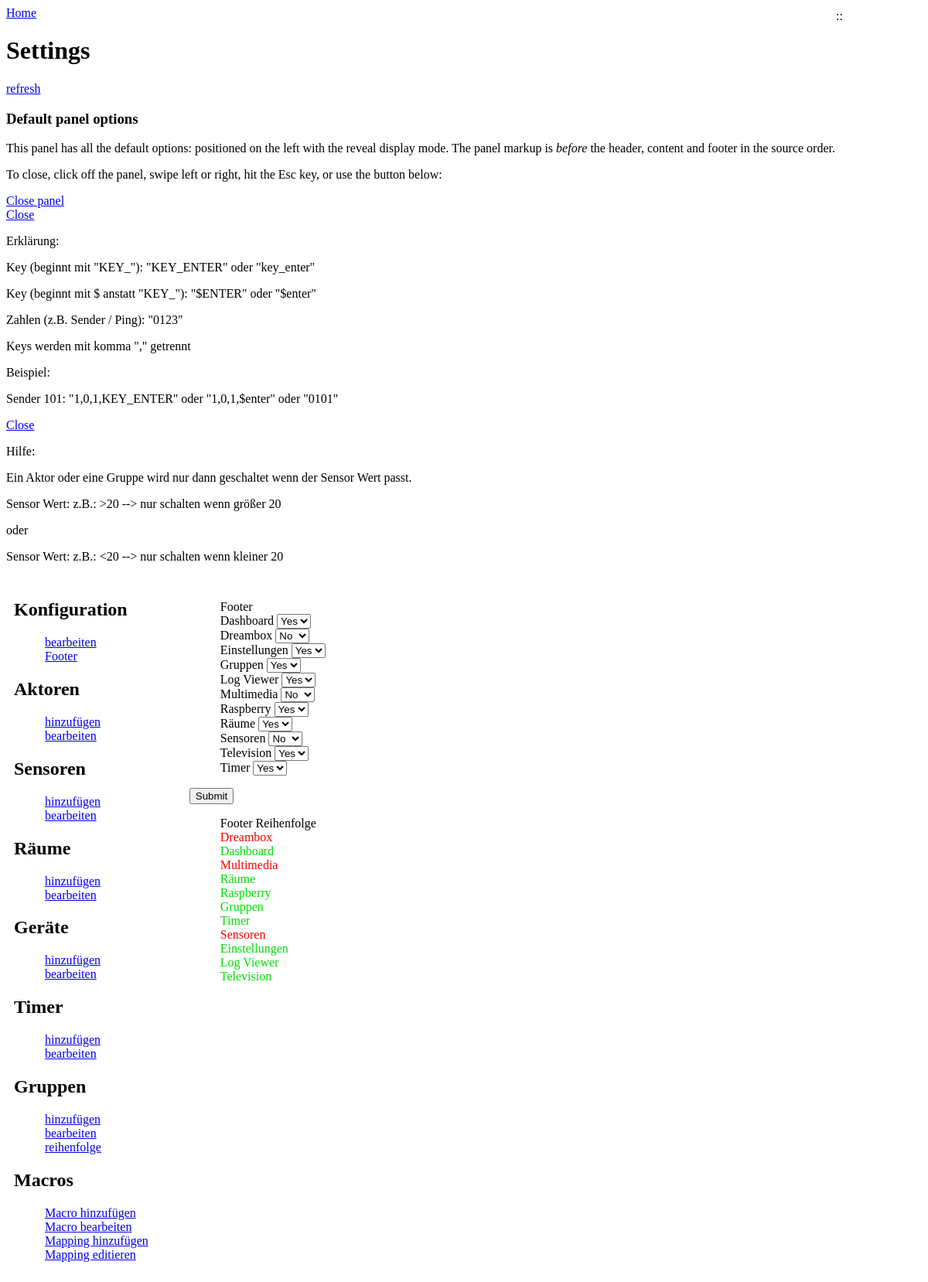
The app's page /settings.php?page=settings&aktion=editFooterOrder with its own data.
### tables this page shows
CREATE TABLE IF NOT EXISTS `configFooter` (
  `id` int(11) NOT NULL AUTO_INCREMENT,
  `name` varchar(255) DEFAULT NULL,
  `visible` varchar(3) DEFAULT NULL,
  `sortOrder` int(11) DEFAULT NULL,
  `icon` varchar(255) DEFAULT NULL,
  `codename` varchar(255) DEFAULT NULL,
  PRIMARY KEY (`id`)
);

### functions.php (called while the page is built, shortened)
		<?php
function query( $qry )
{
  $sql = mysql_query( $qry )or die(mysql_error());
  return $sql;
}
function fetch( $query )
{
  $fetch = mysql_fetch_array( $query );
  return $fetch;
}
?>

### settings.php (the view, shortened to what this page needs)
<div data-role="page" id="dashboard">
<?
include("header.php");
?>
<div data-role="panel" id="defaultpanel" data-theme="b">
	<div class="panel-content" data-theme="b">
		<h3>Default panel options</h3>
		<p>This panel has all the default options: positioned on the left with the reveal display mode. The panel markup is <em>before</em> the header, content and footer in the source order.</p>
		<p>To close, click off the panel, swipe left or right, hit the Esc key, or use the button below:</p>
		<a href="#demo-links" data-rel="close" data-role="button" data-theme="c" data-icon="delete" data-inline="true">Close panel</a>
	</div>
</div>
<div data-role="popup" id="popup-TVMacroHelp" class="ui-content" data-theme="d">
	<a href="#" data-rel="back" data-role="button" data-theme="a" data-icon="delete" data-iconpos="notext" class="ui-btn-right">Close</a>
	<p>Erklärung:</p>
	<p>Key (beginnt mit "KEY_"):				"KEY_ENTER"	oder   "key_enter"</p>
	<p>Key (beginnt mit $ anstatt "KEY_"):		"$ENTER"    oder   "$enter"</p>
	<p>Zahlen (z.B. Sender / Ping):			"0123"</p>
	<p>Keys werden mit komma "," getrennt</p>
	<p>Beispiel:</p>
	<p>Sender 101:								"1,0,1,KEY_ENTER" oder "1,0,1,$enter" oder "0101"</p>
</div>
<div data-role="popup" id="popup-TimerSensorHelp" class="ui-content" data-theme="d">
	<a href="#" data-rel="back" data-role="button" data-theme="a" data-icon="delete" data-iconpos="notext" class="ui-btn-right">Close</a>
	<p>Hilfe:</p>
	<p>Ein Aktor oder eine Gruppe wird nur dann geschaltet wenn der Sensor Wert passt.</p>
	<p>Sensor Wert: z.B.: >20  --> nur schalten wenn größer 20</p>
	<p>oder</p>
	<p>Sensor Wert: z.B.: <20  --> nur schalten wenn kleiner 20</p>
</div>
<div  data-role="sidebar" id="left-sidebar">
	<div style="float: left; border-radius:10px; height:200%; width:90%; margin-left:10px; margin-top:10px; margin-right:10px">
    	<div data-role="collapsible" data-theme="d" data-content-theme="d">
    	<h2>Konfiguration</h2>
    	<ul data-role="listview">
			<li <?php if($_GET['aktion'] == 'editConfig') { ?> class="ui-btn-active" <?php } ?>><a href="?page=settings&aktion=editConfig">bearbeiten</a></li>
			<li <?php if($_GET['aktion'] == 'editFooterOrder') { ?> class="ui-btn-active" <?php } ?>><a href="?page=settings&aktion=editFooterOrder">Footer</a></li>
    	</ul>
		</div>
		<div data-role="collapsible"  <?php if($_GET['aktion'] == ('readAktor' ) || ($_GET['aktion'] == 'addAktor') || ($_GET['aktion'] == 'editAktor')) { ?> data-collapsed="false" <?php } ?> data-theme="d" data-content-theme="d">
			<h2>Aktoren</h2>
			<ul data-role="listview">
				<li <?php if($_GET['aktion'] == ('readAktor' ) || ($_GET['aktion'] == 'addAktor')) { ?> class="ui-btn-active" <?php } ?>><a href="?page=settings&aktion=readAktor">hinzufügen</a></li>
				<li <?php if($_GET['aktion'] == 'editAktor') { ?> class="ui-btn-active" <?php } ?>><a href="?page=settings&aktion=editAktor" selected="selected">bearbeiten</a></li>
			</ul>
		</div>
		<div data-role="collapsible" data-theme="d" data-content-theme="d">
			<h2>Sensoren</h2>
			<ul data-role="listview">
				<li <?php if($_GET['aktion'] == ('readSensor' ) || ($_GET['aktion'] == 'addSensor')) { ?> class="ui-btn-active" <?php } ?>><a href="?page=settings&aktion=readSensor">hinzufügen</a></li>
				<li <?php if($_GET['aktion'] == 'editSensor') { ?> class="ui-btn-active" <?php } ?>><a href="?page=settings&aktion=editSensor" selected="selected">bearbeiten</a></li>
			</ul>
		</div>
		<div data-role="collapsible"  <?php if($_GET['aktion'] == ('addRoom')) { ?> data-collapsed="false" <?php } ?> data-theme="d" data-content-theme="d">
			<h2>Räume</h2>
			<ul data-role="listview">
				<li <?php if($_GET['aktion'] == 'addRoom') { ?> class="ui-btn-active" <?php } ?>><a href="?page=settings&aktion=addRoom">hinzufügen</a></li>
				<li <?php if($_GET['aktion'] == 'editRoom') { ?> class="ui-btn-active" <?php } ?>><a href="?page=settings&aktion=editRoom" selected="selected">bearbeiten</a></li>
			</ul>
		</div>
		<div data-role="collapsible"  data-theme="d" data-content-theme="d">
			<h2>Geräte</h2>
			<ul data-role="listview">
				<li <?php if($_GET['aktion'] == 'addDevice') { ?> class="ui-btn-active" <?php } ?>><a href="?page=settings&aktion=addDevice">hinzufügen</a></li>
				<li <?php if($_GET['aktion'] == 'editDevice') { ?> class="ui-btn-active" <?php } ?>><a href="?page=settings&aktion=editDevice" selected="selected">bearbeiten</a></li>
			</ul>
		</div>
		<div data-role="collapsible"  data-theme="d" data-content-theme="d">
			<h2>Timer</h2>
			<ul data-role="listview">
				<li <?php if($_GET['aktion'] == 'addTimer') { ?> class="ui-btn-active" <?php } ?>><a href="?page=settings&aktion=addTimer">hinzufügen</a></li>
				<li <?php if($_GET['aktion'] == 'editTimer') { ?> class="ui-btn-active" <?php } ?>><a href="?page=settings&aktion=editTimer" selected="selected">bearbeiten</a></li>
			</ul>
		</div>
		<div data-role="collapsible"  data-theme="d" data-content-theme="d">
			<h2>Gruppen</h2>
			<ul data-role="listview">
				<li <?php if($_GET['aktion'] == 'addGroup') { ?> class="ui-btn-active" <?php } ?>><a href="?page=settings&aktion=addGroup">hinzufügen</a></li>
				<li <?php if($_GET['aktion'] == 'editGroup') { ?> class="ui-btn-active" <?php } ?>><a href="?page=settings&aktion=editGroup" selected="selected">bearbeiten</a></li>
				<li <?php if($_GET['aktion'] == 'sortGroup') { ?> class="ui-btn-active" <?php } ?>><a href="?page=settings&aktion=sortGroup" selected="selected">reihenfolge</a></li>
			</ul>
		</div>
		<div data-role="collapsible"  data-theme="d" data-content-theme="d">
			<h2>Macros</h2>
			<ul data-role="listview">
				<li <?php if($_GET['aktion'] == 'addMacro') { ?> class="ui-btn-active" <?php } ?>><a href="?page=settings&aktion=addMacro">Macro hinzufügen</a></li>
				<li <?php if($_GET['aktion'] == 'editMacro') { ?> class="ui-btn-active" <?php } ?>><a href="?page=settings&aktion=editMacro" selected="selected">Macro bearbeiten</a></li>
				<li <?php if($_GET['aktion'] == 'mapMacro') { ?> class="ui-btn-active" <?php } ?>><a href="?page=settings&aktion=mapMacro" selected="selected">Mapping hinzufügen</a></li>
				<li <?php if($_GET['aktion'] == 'editmapMacro') { ?> class="ui-btn-active" <?php } ?>><a href="?page=settings&aktion=editmapMacro" selected="selected">Mapping editieren</a></li>
			</ul>
		</div>
	</div>
</div>
<?php
include('functions.php');
?>
<?
switch( $_GET['aktion'] ){
		?>
		<?php
		case 'editFooterOrder':
		if( $_POST['submit'] ){
			$sql = query( "SELECT * FROM configFooter");
			$configt = fetch( $sql );
			for($x = 1; $x < count($configt) - 2; $x++) {
				$sql = query( "SELECT * FROM configFooter WHERE id=" . $x);
				$config = fetch( $sql );
				$flip = "flip" . $config['codename'];
				$befehl = query("UPDATE configFooter SET visible = '" . $_POST[$flip] . "' WHERE name = '" . $config['name'] . "'");
			}
			?>
			<div class="boxWhite">
				<p class="center">Footer Konfiguration wurde geändert</p>
			</div>
			<?php
		}else{
			?>
			<div id="cont">
				<form action="index.php?page=settings&aktion=editFooterOrder" method="post" class="ui-body ui-body-c ui-corner-all">
					<div data-role="content" data-theme="c">
					<ul data-role="listview" data-inset="true" data-theme="c">
						<li data-role="list-divider">Footer</li>
							<?
							$sql = query( "SELECT * FROM configFooter ORDER BY name ASC");
							while( $config = fetch( $sql ) ){
								$YesNo = $config['visible'];
								if ($YesNo == 'Yes'){
									$ValueYes = "selected=\"selected\"";
									$ValueNo = "";
								}else {
									$ValueYes = "";
									$ValueNo = "selected=\"selected\"";
								}
								?>
								<li data-role="fieldcontain">
									<label for="flip<?echo $config['codename'];?>"><?echo $config['name'];?></label>
										<select name="flip<?echo $config['codename'];?>" id="flip<?echo $config['codename'];?>" data-role="slider">
											<option value="No" <? echo $ValueNo; ?>>No</option>
											<option value="Yes" <? echo $ValueYes; ?>>Yes</option>
										</select>
								</li>
								<?
							}
							?>
						</ul>
						<button type="submit" data-theme="c" name="submit" value="submit-value">Submit</button>
					</div>
					<div data-role="content" data-theme="c" id="sortableFooter">
						<ul data-role="listview" data-inset="true">
							<li data-role="list-divider">Footer Reihenfolge</li>
								<?
									$sql_footerconf = query( "SELECT id,name,visible FROM configFooter ORDER by sortOrder ASC");
									while( $footerconf = fetch( $sql_footerconf ) ){
										if ($footerconf['visible'] == 'Yes') {
											$font = "#01DF01";
										} else {
											$font = "#FF0000";
										}
										?>
										<li id="recordsArray_<?php echo $footerconf['id']; ?>"><FONT COLOR="<? echo $font ?>"><?php echo $footerconf['name'] . $sichtbar; ?></FONT></li>
										<?php
									}
									?>
						</ul>
					</div>
					<div data-role="content" data-theme="c" id="sortedFooter">
						<p>&nbsp;</p>
					</div>
				</form>
			</div>
			<?php
		}
		break;
		?>
			<?
	}
?>

### header.php
<div data-role="header" data-position="fixed" data-theme="b"  data-tap-toggle="false">
	<a href="index.php?page=dashboard" data-icon="home" rel="external">Home</a>
	<?
	include("skripte/time.php");
	$active = ucfirst($_GET['page']);
	?>
	<h1><? echo $active ?></h1>
	<a href="javascript:history.go(0)" data-icon="refresh">refresh</a>
</div>

### skripte/time.php (shortened to what this page needs)
<div id="container">
	<li class="point">:</li>
	<li class="point">:</li>
</div>

### settings.php (style rules this page uses)
li { list-style-type:none; }
.point { float:left; }
#container { position:absolute; float:right; right:110px; top:12px; height:20px; }
div#left-sidebar { float: left; width:20%; }
div#cont { float: left; margin-top:15px; margin-bottom:120px; width:70%; }

### records on screen
configfooter: name "Dashboard", codename "Yes"
configfooter: name "Dreambox", codename "No"
configfooter: name "Einstellungen", codename "Yes"
configfooter: name "Gruppen", codename "Yes"
configfooter: name "Log Viewer", codename "Yes"
configfooter: name "Multimedia", codename "No"
configfooter: name "Raspberry", codename "Yes"
configfooter: name "Räume", codename "Yes"
configfooter: name "Sensoren", codename "No"
configfooter: name "Television", codename "Yes"
configfooter: name "Timer", codename "Yes"

### other values on screen
$active "Settings"
